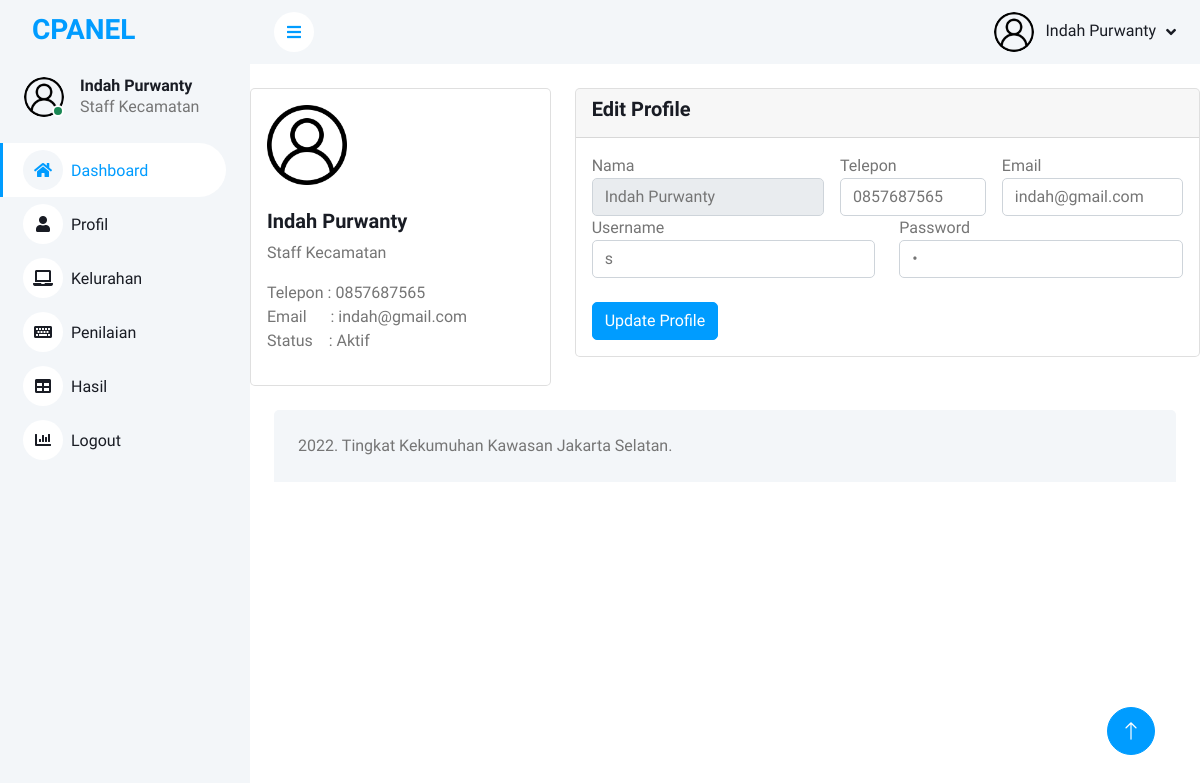
The page /index.php?mnu=pprofil (signed in) on the database its author committed.
### tables this page shows
CREATE TABLE `tb_pengguna` (
  `id_pengguna` varchar(15) NOT NULL,
  `nama_pengguna` varchar(30) NOT NULL,
  `level` varchar(15) NOT NULL,
  `email` varchar(35) NOT NULL,
  `telepon` varchar(15) NOT NULL,
  `username` varchar(15) NOT NULL,
  `password` varchar(15) NOT NULL,
  `status` varchar(15) NOT NULL,
  `keterangan` text NOT NULL
);

### koneksivar.php (called while the page is built, shortened)
<?php
$tbpengguna="tb_pengguna";
?>

### konmysqli.php (called while the page is built, shortened)
<?php
require_once "koneksivar.php";
?>
<?php
function getField($conn, $sql)
{
	$rs = $conn->query($sql);
	$rs->data_seek(0);
	$d = $rs->fetch_assoc();
	return $d;
}
?>

### pengguna/pprofil.php (the view, shortened to what this page needs)
<?php
$id_pengguna = $_SESSION["cid"];
$sql = "select * from `$tbpengguna` where `id_pengguna`='$id_pengguna'";
$d = getField($conn, $sql);
$level = $d["level"];
$nama_pengguna = $d["nama_pengguna"];
$username = $d["username"];
$password = $d["password"];
$telepon = $d["telepon"];
$email = $d["email"];
$status = $d["status"];
?><br>
<div class="row">
    <div class="col-md-4">
        <div class="card card-user">
            <div class="card-body">
                <div class="author">
                    <a href="#">
                        <img class="avatar border-gray" src="img/user.png" width="80px" height="80px" alt="...">
                        <h5 class="title"><br><?php echo $nama_pengguna; ?></h5>
                    </a>
                    <p class="description">
                        <?php echo $level; ?>
                    </p>
                    <p class="description">
                        Telepon&nbsp;: <?php echo $telepon; ?><br>
                        Email&nbsp;&nbsp;&nbsp;&nbsp;&nbsp;&nbsp;: <?php echo $email; ?><br>
                        Status&nbsp;&nbsp;&nbsp;&nbsp;: <?php echo $status; ?>
                    </p>
                </div>
            </div>
        </div>
    </div>
    <div class="col-md-8">
        <div class="card card-user">
            <div class="card-header">
                <h5 class="card-title">Edit Profile</h5>
            </div>
            <div class="card-body">
                <form method="post">
                    <div class="row">
                        <div class="col-md-5 pr-1">
                            <div class="form-group">
                                <label>Nama</label>
                                <input type="text" class="form-control" name="nama_pengguna" disabled="" placeholder="Company" value="<?php echo $nama_pengguna; ?>">
                            </div>
                        </div>
                        <div class=" col-md-3 px-1">
                            <div class="form-group">
                                <label>Telepon</label>
                                <input type="number" class="form-control" name="telepon" placeholder="Telepon" value="<?php echo $telepon; ?>">
                            </div>
                        </div>
                        <div class="col-md-4 pl-1">
                            <div class="form-group">
                                <label for="exampleInputEmail1">Email</label>
                                <input type="email" class="form-control" name="email" value="<?php echo $email; ?>" placeholder="Email">
                            </div>
                        </div>
                    </div>
                    <div class="row">
                        <div class=" col-md-6">
                            <div class="form-group">
                                <label>Username</label>
                                <input type="text" class="form-control" placeholder="Username" value="<?php echo $username; ?>">
                            </div>
                        </div>
                        <div class="col-md-6">
                            <div class="form-group">
                                <label for="exampleInputEmail1">Password</label>
                                <input type="password" class="form-control" name="password" value="<?php echo $password; ?>">
                            </div>
                        </div>
                    </div>
                    <br>
                    <div class="row">
                        <div class="update ml-auto mr-auto">
                            <button type="submit" name="Simpan" class="btn btn-primary btn-round">Update Profile</button>
                        </div>
                    </div>
                </form>
            </div>
        </div>
    </div>
</div>

### css/style.css (style rules this page uses)
:root { --primary: #009CFF; --light: #F3F6F9; --dark: #191C24; }
.btn { transition: .5s; }
.btn.btn-primary { color: #FFFFFF; }

### rows shown on the page
tb_pengguna: nama_pengguna "Indah Purwanty", level "Staff Kecamatan", telepon "0857687565", email "indah@gmail.com", status "Aktif", username "s"

### other values the page prints
$_SESSION["cnama"] "Indah Purwanty"
$_SESSION["cstatus"] "Staff Kecamatan"
